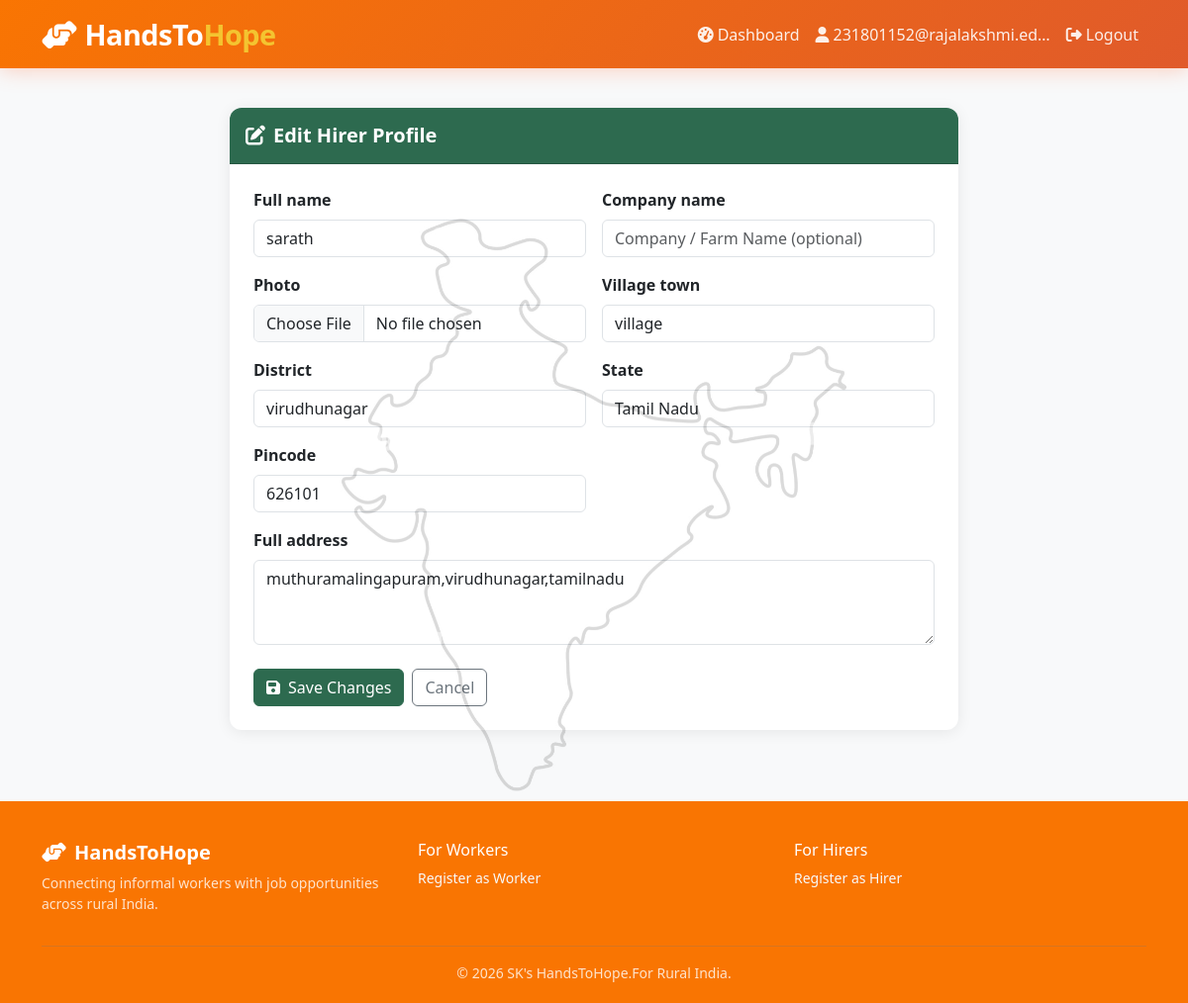
Screenshot of /hirers/profile/edit/ (signed in) with the database file from the repository.
### accounts/models.py (models this page shows, shortened)
class User(AbstractBaseUser, PermissionsMixin):
    USER_TYPES = (
        ('worker', 'Informal Worker'),
        ('hirer', 'Job Provider'),
        ('admin', 'Admin'),
    )
    email = models.EmailField(unique=True)
    phone = models.CharField(max_length=15, blank=True)
    user_type = models.CharField(max_length=10, choices=USER_TYPES)
    is_active = models.BooleanField(default=True)
    is_staff = models.BooleanField(default=False)
    is_email_verified = models.BooleanField(default=False)
    date_joined = models.DateTimeField(default=timezone.now)
    USERNAME_FIELD = 'email'
    REQUIRED_FIELDS = []
    objects = UserManager()

### hirers/models.py (models this page shows, shortened)
class HirerProfile(models.Model):
    user = models.OneToOneField(settings.AUTH_USER_MODEL, on_delete=models.CASCADE, related_name='hirer_profile')
    full_name = models.CharField(max_length=100)
    company_name = models.CharField(max_length=100, blank=True)
    photo = models.ImageField(upload_to='hirers/photos/', blank=True, null=True)
    village_town = models.CharField(max_length=100)
    district = models.CharField(max_length=100)
    state = models.CharField(max_length=50)
    pincode = models.CharField(max_length=6)
    full_address = models.TextField()
    created_at = models.DateTimeField(auto_now_add=True)
    updated_at = models.DateTimeField(auto_now=True)

### hirers/views.py (the view)
    def wrapper(request, *args, **kwargs):
        if not request.user.is_authenticated:
            return redirect('login')
        if request.user.user_type != 'hirer':
            messages.error(request, 'Access denied.')
            return redirect('home')
        return view_func(request, *args, **kwargs)

### hirers/forms.py
class HirerProfileForm(forms.ModelForm):
    class Meta:
        model = HirerProfile
        fields = ['full_name', 'company_name', 'photo', 'village_town', 'district', 'state', 'pincode', 'full_address']
        widgets = {
            'full_name': forms.TextInput(attrs={'class': 'form-control', 'placeholder': 'Your Full Name'}),
            'company_name': forms.TextInput(attrs={'class': 'form-control', 'placeholder': 'Company / Farm Name (optional)'}),
            'photo': forms.FileInput(attrs={'class': 'form-control', 'accept': 'image/*'}),
            'village_town': forms.TextInput(attrs={'class': 'form-control', 'placeholder': 'Village / Town'}),
            'district': forms.TextInput(attrs={'class': 'form-control', 'placeholder': 'District'}),
            'state': forms.Select(attrs={'class': 'form-control'}, choices=STATES_CHOICES),
            'pincode': forms.TextInput(attrs={'class': 'form-control', 'placeholder': 'Pincode', 'maxlength': '6'}),
            'full_address': forms.Textarea(attrs={'class': 'form-control', 'rows': 3, 'placeholder': 'Full Address'}),
        }

### hirers/views.py (called while the page is built)
def hirer_required(view_func):
    def wrapper(request, *args, **kwargs):
        if not request.user.is_authenticated:
            return redirect('login')
        if request.user.user_type != 'hirer':
            messages.error(request, 'Access denied.')
            return redirect('home')
        return view_func(request, *args, **kwargs)
    return wrapper

@hirer_required
def edit_profile(request):
    profile = get_object_or_404(HirerProfile, user=request.user)
    if request.method == 'POST':
        form = HirerProfileForm(request.POST, request.FILES, instance=profile)
        if form.is_valid():
            form.save()
            messages.success(request, 'Profile updated!')
            return redirect('hirer_dashboard')
    else:
        form = HirerProfileForm(instance=profile)
    return render(request, 'hirers/edit_profile.html', {'form': form})

### templates/hirers/edit_profile.html (shortened to what this page needs)
{% extends 'base.html' %}
{% block content %}
<div class="container py-4">
    <div class="row justify-content-center">
        <div class="col-md-8">
            <div class="card">
                <div class="card-header py-3" style="background:var(--green);color:white;">
                    <h5 class="mb-0 fw-bold"><i class="fas fa-edit me-2"></i>Edit Hirer Profile</h5>
                </div>
                <div class="card-body p-4">
                    <form method="post" enctype="multipart/form-data">
                        <div class="row g-3">
                            {% for field in form %}
                            <div class="col-md-{% if field.name == 'full_address' %}12{% else %}6{% endif %}">
                                <label class="form-label fw-semibold">{{ field.label }}</label>
                                {{ field }}
                            </div>
                            {% endfor %}
                        </div>
                        <div class="mt-4 d-flex gap-2">
                            <button type="submit" class="btn btn-success">
                                <i class="fas fa-save me-2"></i>Save Changes
                            </button>
                            <a href="{% url 'hirer_dashboard' %}" class="btn btn-outline-secondary">Cancel</a>
                        </div>
                    </form>
                </div>
            </div>
        </div>
    </div>
</div>
{% endblock %}

### templates/base.html (shortened to what this page needs)
{% load static %}
<!DOCTYPE html>
<html lang="en">
<head>
    <link href="https://cdn.jsdelivr.net/npm/bootstrap@5.3.0/dist/css/bootstrap.min.css" rel="stylesheet">
    <link href="https://cdnjs.cloudflare.com/ajax/libs/font-awesome/6.4.0/css/all.min.css" rel="stylesheet">
</head>
<body>
<div id="india-map-bg" aria-hidden="true">
</div>
<nav class="navbar navbar-expand-lg">
    <div class="container">
        <a class="navbar-brand" href="{% url 'home' %}">
            <i class="fas fa-hands-helping me-2"></i>HandsTo<span>Hope</span>
        </a>
        <div class="collapse navbar-collapse" id="navMenu">
            <ul class="navbar-nav ms-auto">
                {% if user.is_authenticated %}
                    <li class="nav-item">
                        <a class="nav-link" href="{% url 'dashboard' %}">
                            <i class="fas fa-tachometer-alt me-1"></i>Dashboard
                        </a>
                    </li>
                    <li class="nav-item">
                        <span class="nav-link">
                            <i class="fas fa-user me-1"></i>{{ user.email|truncatechars:25 }}
                        </span>
                    </li>
                    <li class="nav-item">
                        <a class="nav-link" href="{% url 'logout' %}">
                            <i class="fas fa-sign-out-alt me-1"></i>Logout
                        </a>
                    </li>
                {% endif %}
            </ul>
        </div>
    </div>
</nav>
{% block content %}{% endblock %}
<footer class="mt-5">
    <div class="container">
        <div class="row">
            <div class="col-md-4">
                <h5 class="text-white fw-bold"><i class="fas fa-hands-helping me-2"></i>HandsToHope</h5>
                <p class="small">Connecting informal workers with job opportunities across rural India.</p>
            </div>
            <div class="col-md-4">
                <h6 class="text-white">For Workers</h6>
                <ul class="list-unstyled small">
                    <li><a href="{% url 'worker_signup' %}" class="text-light text-decoration-none">Register as Worker</a></li>
                </ul>
            </div>
            <div class="col-md-4">
                <h6 class="text-white">For Hirers</h6>
                <ul class="list-unstyled small">
                    <li><a href="{% url 'hirer_signup' %}" class="text-light text-decoration-none">Register as Hirer</a></li>
                </ul>
            </div>
        </div>
        <hr class="border-secondary">
        <p class="text-center small mb-0">© 2026 SK's HandsToHope.For Rural India.</p>
    </div>
</footer>
</body>
</html>

### templates/base.html (style rules this page uses)
:root { --saffron: #f97502; --green: #2D6A4F; --blue: #f97502; --gold: #F4C430; --light-saffron: #FFF3EE; --light-green: #D8F3DC; }
body { font-family: 'Segoe UI', Tahoma, Geneva, Verdana, sans-serif; background-color: #F8F9FA; }
.navbar { background: linear-gradient(135deg, var(--saffron) 0%, #E05A2B 100%); box-shadow: 0 2px 20px rgba(255,107,53,0.3); }
.navbar-brand { font-size: 1.8rem; font-weight: 800; color: white !important; letter-spacing: -0.5px; }
.navbar-brand span { color: var(--gold); }
.nav-link { color: rgba(255,255,255,0.9) !important; font-weight: 500; }
.btn-success { background: var(--green); border-color: var(--green); }
.card { border: none; border-radius: 12px; box-shadow: 0 2px 15px rgba(0,0,0,0.08); transition: transform 0.2s, box-shadow 0.2s; }
.card-header { border-radius: 12px 12px 0 0 !important; font-weight: 600; }
footer { background: var(--blue); color: rgba(255,255,255,0.8); padding: 40px 0 20px; }
#india-map-bg { position: fixed; top: 50%; left: 50%; transform: translate(-50%, -50%); width: 85vh; height: 85vh; opacity: 0.15; z-index: 1; pointer-events: none; will-change: transform; mix-blend-mode: multiply; }

### rows the page displays
User: email "231801152@rajalakshmi.ed…"
HirerProfile: form "sarath" "village" "virudhunagar" "Tamil Nadu" "626101" "muthuramalingapuram,virudhunagar,tamilnadu"

### other values shown
{{ field.label }} "Full name" "Company name" "Photo" "Village town" "District" "State" "Pincode" "Full address"
